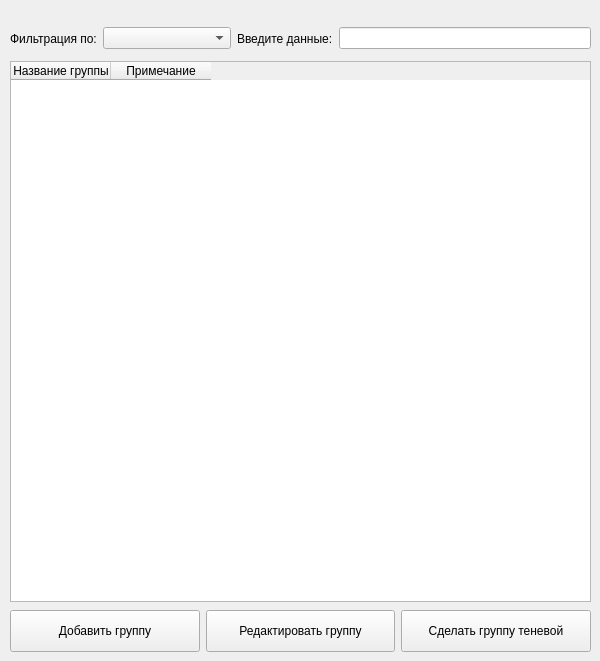
      <widget class="QWidget" name="tab_groups">
       <property name="sizePolicy">
        <sizepolicy hsizetype="Expanding" vsizetype="Expanding">
         <horstretch>0</horstretch>
         <verstretch>0</verstretch>
        </sizepolicy>
       </property>
       <attribute name="icon">
        <iconset resource="res1.qrc">
         <normaloff>:/icons/Группы домашних заданий.png</normaloff>:/icons/Группы домашних заданий.png</iconset>
       </attribute>
       <attribute name="title">
        <string/>
       </attribute>
       <widget class="QWidget" name="layoutWidget_3">
        <property name="geometry">
         <rect>
          <x>10</x>
          <y>20</y>
          <width>581</width>
          <height>37</height>
         </rect>
        </property>
        <layout class="QHBoxLayout" name="horizontalLayout_8">
         <item>
          <widget class="QLabel" name="groups_label_filter">
           <property name="text">
            <string>Фильтрация по:</string>
           </property>
          </widget>
         </item>
         <item>
          <widget class="QComboBox" name="groups_comboBox_filter">
           <property name="minimumSize">
            <size>
             <width>70</width>
             <height>0</height>
            </size>
           </property>
           <item>
            <property name="text">
             <string/>
            </property>
           </item>
           <item>
            <property name="text">
             <string>Название группы</string>
            </property>
           </item>
          </widget>
         </item>
         <item>
          <widget class="QLabel" name="groups_label_input">
           <property name="text">
            <string>Введите данные:</string>
           </property>
          </widget>
         </item>
         <item>
          <widget class="QLineEdit" name="groups_lineEdit_input"/>
         </item>
        </layout>
       </widget>
       <widget class="QTableWidget" name="groups_table">
        <property name="geometry">
         <rect>
          <x>10</x>
          <y>61</y>
          <width>581</width>
          <height>541</height>
         </rect>
        </property>
        <property name="styleSheet">
         <string notr="true">table {
    width: 100%;           /* Задаем таблице ширину */
    table-layout: auto;    /* Автоматическая ширина столбцов по содержимому */
}

th, td {
    padding: 5px;         /* Отступы для ячеек */
    border: 1px solid #ccc;  /* Границы ячеек */
}</string>
        </property>
        <column>
         <property name="text">
          <string>Название группы</string>
         </property>
        </column>
        <column>
         <property name="text">
          <string>Примечание</string>
         </property>
        </column>
       </widget>
       <widget class="QWidget" name="layoutWidget">
        <property name="geometry">
         <rect>
          <x>10</x>
          <y>610</y>
          <width>581</width>
          <height>42</height>
         </rect>
        </property>
        <layout class="QHBoxLayout" name="horizontalLayout_2">
         <item>
          <widget class="QPushButton" name="groups_pushButton_add">
           <property name="sizePolicy">
            <sizepolicy hsizetype="Expanding" vsizetype="Expanding">
             <horstretch>0</horstretch>
             <verstretch>0</verstretch>
            </sizepolicy>
           </property>
           <property name="minimumSize">
            <size>
             <width>0</width>
             <height>40</height>
            </size>
           </property>
           <property name="sizeIncrement">
            <size>
             <width>0</width>
             <height>0</height>
            </size>
           </property>
           <property name="text">
            <string>Добавить группу</string>
           </property>
          </widget>
         </item>
         <item>
          <widget class="QPushButton" name="groups_pushButton_edit">
           <property name="sizePolicy">
            <sizepolicy hsizetype="Expanding" vsizetype="Expanding">
             <horstretch>0</horstretch>
             <verstretch>0</verstretch>
            </sizepolicy>
           </property>
           <property name="minimumSize">
            <size>
             <width>0</width>
             <height>40</height>
            </size>
           </property>
           <property name="text">
            <string>Редактировать группу</string>
           </property>
          </widget>
         </item>
         <item>
          <widget class="QPushButton" name="groups_pushButton_shadow">
           <property name="sizePolicy">
            <sizepolicy hsizetype="Expanding" vsizetype="Expanding">
             <horstretch>0</horstretch>
             <verstretch>0</verstretch>
            </sizepolicy>
           </property>
           <property name="minimumSize">
            <size>
             <width>0</width>
             <height>40</height>
            </size>
           </property>
           <property name="text">
            <string>Сделать группу теневой</string>
           </property>
          </widget>
         </item>
        </layout>
       </widget>
      </widget>
